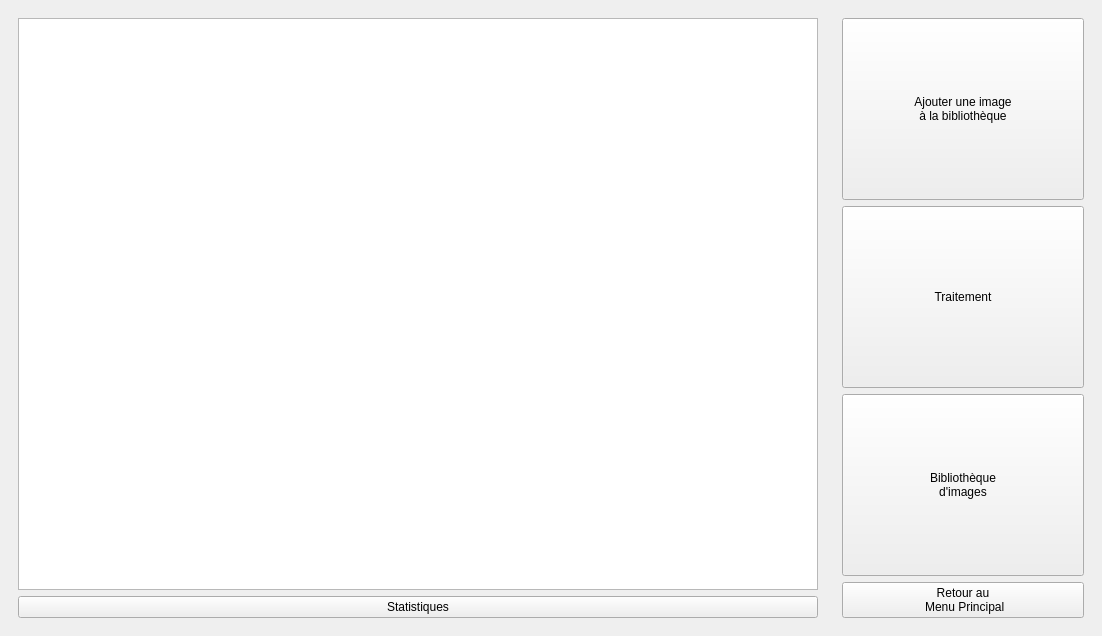
<?xml version="1.0" encoding="UTF-8"?>
<ui version="4.0">
 <class>Bibliotheque</class>
 <widget class="QMainWindow" name="Bibliotheque">
  <property name="geometry">
   <rect>
    <x>0</x>
    <y>0</y>
    <width>1102</width>
    <height>636</height>
   </rect>
  </property>
  <property name="windowTitle">
   <string>Bibliotheque</string>
  </property>
  <property name="windowIcon">
   <iconset>
    <normaloff>UniversImple.png</normaloff>UniversImple.png</iconset>
  </property>
  <widget class="QWidget" name="centralwidget">
   <layout class="QHBoxLayout" name="horizontalLayout">
    <item>
     <widget class="QStackedWidget" name="SWIMGBIB">
      <property name="currentIndex">
       <number>2</number>
      </property>
      <widget class="QWidget" name="LBLIMG">
       <layout class="QVBoxLayout" name="verticalLayout_3">
        <item>
         <widget class="QLabel" name="LBLimg">
          <property name="minimumSize">
           <size>
            <width>1</width>
            <height>1</height>
           </size>
          </property>
          <property name="sizeIncrement">
           <size>
            <width>1</width>
            <height>1</height>
           </size>
          </property>
          <property name="baseSize">
           <size>
            <width>1</width>
            <height>1</height>
           </size>
          </property>
          <property name="font">
           <font>
            <pointsize>11</pointsize>
           </font>
          </property>
          <property name="layoutDirection">
           <enum>Qt::LeftToRight</enum>
          </property>
          <property name="autoFillBackground">
           <bool>true</bool>
          </property>
          <property name="text">
           <string/>
          </property>
          <property name="scaledContents">
           <bool>false</bool>
          </property>
          <property name="alignment">
           <set>Qt::AlignCenter</set>
          </property>
          <property name="wordWrap">
           <bool>true</bool>
          </property>
         </widget>
        </item>
       </layout>
      </widget>
      <widget class="QWidget" name="LBLBIB">
       <layout class="QGridLayout" name="gridLayout_4">
        <item row="0" column="0">
         <widget class="QListWidget" name="LBLbib"/>
        </item>
       </layout>
      </widget>
      <widget class="QWidget" name="LBLTAB">
       <layout class="QVBoxLayout" name="verticalLayout_4">
        <item>
         <widget class="QTableWidget" name="LBLtab">
          <property name="minimumSize">
           <size>
            <width>1</width>
            <height>1</height>
           </size>
          </property>
         </widget>
        </item>
        <item>
         <widget class="QPushButton" name="STAT">
          <property name="text">
           <string>Statistiques</string>
          </property>
         </widget>
        </item>
       </layout>
      </widget>
     </widget>
    </item>
    <item>
     <widget class="QStackedWidget" name="SWBIB">
      <property name="enabled">
       <bool>true</bool>
      </property>
      <property name="minimumSize">
       <size>
        <width>260</width>
        <height>0</height>
       </size>
      </property>
      <property name="maximumSize">
       <size>
        <width>260</width>
        <height>1000</height>
       </size>
      </property>
      <property name="currentIndex">
       <number>0</number>
      </property>
      <widget class="QWidget" name="BIB">
       <layout class="QGridLayout" name="gridLayout_2">
        <item row="0" column="0">
         <layout class="QGridLayout" name="Choix_BIB">
          <property name="topMargin">
           <number>0</number>
          </property>
          <property name="spacing">
           <number>6</number>
          </property>
          <item row="2" column="0">
           <widget class="QPushButton" name="BDD">
            <property name="minimumSize">
             <size>
              <width>1</width>
              <height>1</height>
             </size>
            </property>
            <property name="maximumSize">
             <size>
              <width>16777215</width>
              <height>1000</height>
             </size>
            </property>
            <property name="text">
             <string>Bibliothèque
d'images</string>
            </property>
           </widget>
          </item>
          <item row="0" column="0">
           <widget class="QPushButton" name="ADD">
            <property name="minimumSize">
             <size>
              <width>1</width>
              <height>1</height>
             </size>
            </property>
            <property name="maximumSize">
             <size>
              <width>16777215</width>
              <height>1000</height>
             </size>
            </property>
            <property name="text">
             <string>Ajouter une image
à la bibliothèque</string>
            </property>
           </widget>
          </item>
          <item row="1" column="0">
           <widget class="QPushButton" name="TTT">
            <property name="maximumSize">
             <size>
              <width>16777215</width>
              <height>1000</height>
             </size>
            </property>
            <property name="text">
             <string>Traitement</string>
            </property>
           </widget>
          </item>
         </layout>
        </item>
        <item row="2" column="0">
         <widget class="QPushButton" name="Retour_2">
          <property name="text">
           <string>Retour au 
 Menu Principal</string>
          </property>
         </widget>
        </item>
       </layout>
      </widget>
      <widget class="QWidget" name="ADDBIB">
       <layout class="QVBoxLayout" name="verticalLayout_2">
        <item>
         <widget class="QGroupBox" name="groupBox">
          <property name="title">
           <string/>
          </property>
          <layout class="QVBoxLayout" name="verticalLayout_7">
           <item>
            <widget class="QLabel" name="NOMIMG">
             <property name="text">
              <string>Nom de l'image :</string>
             </property>
            </widget>
           </item>
           <item>
            <widget class="QLineEdit" name="EDITNOM"/>
           </item>
          </layout>
         </widget>
        </item>
        <item>
         <widget class="QGroupBox" name="groupBox_2">
          <property name="title">
           <string/>
          </property>
          <layout class="QVBoxLayout" name="verticalLayout_8">
           <item>
            <widget class="QLabel" name="PRIXIMG">
             <property name="text">
              <string>Prix :</string>
             </property>
            </widget>
           </item>
           <item>
            <widget class="QLineEdit" name="EDITPRIX"/>
           </item>
          </layout>
         </widget>
        </item>
        <item>
         <widget class="QGroupBox" name="groupBox_3">
          <property name="title">
           <string/>
          </property>
          <layout class="QVBoxLayout" name="verticalLayout_9">
           <item>
            <widget class="QLabel" name="CONTIMG">
             <property name="text">
              <string>Contenu :</string>
             </property>
            </widget>
           </item>
           <item>
            <widget class="QLineEdit" name="EDITCONT"/>
           </item>
          </layout>
         </widget>
        </item>
        <item>
         <widget class="QGroupBox" name="groupBox_4">
          <property name="title">
           <string/>
          </property>
          <layout class="QVBoxLayout" name="verticalLayout_10">
           <item>
            <widget class="QLabel" name="ACCRIMG">
             <property name="text">
              <string>Numéro d'accréditation :</string>
             </property>
            </widget>
           </item>
           <item>
            <layout class="QHBoxLayout" name="horizontalLayout_2">
             <item>
              <widget class="QRadioButton" name="AC0">
               <property name="maximumSize">
                <size>
                 <width>35</width>
                 <height>16777215</height>
                </size>
               </property>
               <property name="text">
                <string>N</string>
               </property>
              </widget>
             </item>
             <item>
              <widget class="QRadioButton" name="AC1">
               <property name="maximumSize">
                <size>
                 <width>35</width>
                 <height>16777215</height>
                </size>
               </property>
               <property name="text">
                <string>A</string>
               </property>
               <property name="checked">
                <bool>true</bool>
               </property>
              </widget>
             </item>
            </layout>
           </item>
          </layout>
         </widget>
        </item>
        <item>
         <widget class="QGroupBox" name="groupBox_5">
          <property name="title">
           <string/>
          </property>
          <layout class="QVBoxLayout" name="verticalLayout_11">
           <item>
            <widget class="QLabel" name="SOURCEIMG">
             <property name="text">
              <string>Source :</string>
             </property>
            </widget>
           </item>
           <item>
            <widget class="QLineEdit" name="EDITSOURCE"/>
           </item>
          </layout>
         </widget>
        </item>
        <item>
         <widget class="QPushButton" name="VALID">
          <property name="text">
           <string>Valider</string>
          </property>
         </widget>
        </item>
        <item>
         <widget class="QPushButton" name="ANL">
          <property name="text">
           <string>Annuler</string>
          </property>
         </widget>
        </item>
       </layout>
      </widget>
      <widget class="QWidget" name="BDDBIB">
       <layout class="QGridLayout" name="gridLayout_3">
        <item row="1" column="0">
         <widget class="QPushButton" name="ANL_2">
          <property name="text">
           <string>Valider</string>
          </property>
         </widget>
        </item>
        <item row="0" column="0">
         <layout class="QGridLayout" name="Choix_IMG">
          <property name="topMargin">
           <number>0</number>
          </property>
          <property name="spacing">
           <number>6</number>
          </property>
          <item row="0" column="0">
           <widget class="QGroupBox" name="groupBox_11">
            <property name="title">
             <string/>
            </property>
            <layout class="QVBoxLayout" name="verticalLayout_17">
             <item>
              <widget class="QPushButton" name="MODIFSUPPB">
               <property name="minimumSize">
                <size>
                 <width>1</width>
                 <height>1</height>
                </size>
               </property>
               <property name="maximumSize">
                <size>
                 <width>16777215</width>
                 <height>1000</height>
                </size>
               </property>
               <property name="text">
                <string>Modification
et/ou
Suppression</string>
               </property>
              </widget>
             </item>
             <item>
              <widget class="QPushButton" name="BDD_3">
               <property name="minimumSize">
                <size>
                 <width>1</width>
                 <height>1</height>
                </size>
               </property>
               <property name="maximumSize">
                <size>
                 <width>16777215</width>
                 <height>1000</height>
                </size>
               </property>
               <property name="text">
                <string>Visualiser la
bibliothèque</string>
               </property>
              </widget>
             </item>
            </layout>
           </widget>
          </item>
         </layout>
        </item>
       </layout>
      </widget>
      <widget class="QWidget" name="BIBMODIF">
       <layout class="QVBoxLayout" name="verticalLayout">
        <item>
         <layout class="QGridLayout" name="gridLayout">
          <item row="1" column="0" rowspan="2">
           <widget class="QGroupBox" name="groupBox_8">
            <property name="maximumSize">
             <size>
              <width>16777215</width>
              <height>1000</height>
             </size>
            </property>
            <property name="title">
             <string/>
            </property>
            <layout class="QVBoxLayout" name="verticalLayout_14">
             <item>
              <widget class="QGroupBox" name="groupBox_9">
               <property name="title">
                <string/>
               </property>
               <layout class="QVBoxLayout" name="verticalLayout_15">
                <item>
                 <widget class="QLabel" name="TXTLBL">
                  <property name="maximumSize">
                   <size>
                    <width>16777215</width>
                    <height>600</height>
                   </size>
                  </property>
                  <property name="text">
                   <string>&lt;!DOCTYPE HTML PUBLIC &quot;-//W3C//DTD HTML 4.0//EN&quot; &quot;http://www.w3.org/TR/REC-html40/strict.dtd&quot;&gt;
&lt;html&gt;&lt;head&gt;&lt;meta name=&quot;qrichtext&quot; content=&quot;1&quot; /&gt;&lt;meta charset=&quot;utf-8&quot; /&gt;&lt;style type=&quot;text/css&quot;&gt;
p, li { white-space: pre-wrap; }
hr { height: 1px; border-width: 0; }
li.unchecked::marker { content: &quot;\2610&quot;; }
li.checked::marker { content: &quot;\2612&quot;; }
&lt;/style&gt;&lt;/head&gt;&lt;body style=&quot; font-family:'Ubuntu'; font-size:11pt; font-weight:400; font-style:normal;&quot;&gt;
&lt;p align=&quot;center&quot; style=&quot; margin-top:12px; margin-bottom:12px; margin-left:0px; margin-right:0px; -qt-block-indent:0; text-indent:0px;&quot;&gt;Modifier une image&lt;/p&gt;&lt;/body&gt;&lt;/html&gt;</string>
                  </property>
                 </widget>
                </item>
                <item>
                 <widget class="QLineEdit" name="NOMMODIF"/>
                </item>
               </layout>
              </widget>
             </item>
             <item>
              <widget class="QLabel" name="ModifCarc">
               <property name="text">
                <string>&lt;html&gt;&lt;head/&gt;&lt;body&gt;&lt;p align=&quot;center&quot;&gt;Modification d'une&lt;/p&gt;&lt;p align=&quot;center&quot;&gt;caractéristique :&lt;/p&gt;&lt;/body&gt;&lt;/html&gt;</string>
               </property>
              </widget>
             </item>
             <item>
              <widget class="QRadioButton" name="COUTMODIF">
               <property name="text">
                <string>Cout</string>
               </property>
              </widget>
             </item>
             <item>
              <widget class="QLabel" name="label">
               <property name="text">
                <string>Accréditation :</string>
               </property>
              </widget>
             </item>
             <item>
              <layout class="QHBoxLayout" name="horizontalLayout_3">
               <item>
                <widget class="QRadioButton" name="A0">
                 <property name="maximumSize">
                  <size>
                   <width>35</width>
                   <height>16777215</height>
                  </size>
                 </property>
                 <property name="text">
                  <string>N</string>
                 </property>
                </widget>
               </item>
               <item>
                <widget class="QRadioButton" name="A1">
                 <property name="maximumSize">
                  <size>
                   <width>35</width>
                   <height>16777215</height>
                  </size>
                 </property>
                 <property name="text">
                  <string>A</string>
                 </property>
                 <property name="checked">
                  <bool>true</bool>
                 </property>
                </widget>
               </item>
              </layout>
             </item>
             <item>
              <widget class="QRadioButton" name="SOURCEMODIF">
               <property name="text">
                <string>Source</string>
               </property>
              </widget>
             </item>
             <item>
              <widget class="QRadioButton" name="CONTMODIF">
               <property name="text">
                <string>Contenu</string>
               </property>
              </widget>
             </item>
             <item>
              <widget class="QLineEdit" name="TXTMODIF"/>
             </item>
             <item>
              <widget class="QPushButton" name="MODIFBUTTON">
               <property name="text">
                <string>Modifier</string>
               </property>
              </widget>
             </item>
            </layout>
           </widget>
          </item>
         </layout>
        </item>
        <item>
         <widget class="QGroupBox" name="groupBox_10">
          <property name="maximumSize">
           <size>
            <width>16777215</width>
            <height>1000</height>
           </size>
          </property>
          <property name="title">
           <string/>
          </property>
          <layout class="QVBoxLayout" name="verticalLayout_16">
           <item>
            <widget class="QLabel" name="NomSupp">
             <property name="text">
              <string>&lt;html&gt;&lt;head/&gt;&lt;body&gt;&lt;p align=&quot;center&quot;&gt;Supprimer une image&lt;/p&gt;&lt;/body&gt;&lt;/html&gt;</string>
             </property>
            </widget>
           </item>
           <item>
            <widget class="QLineEdit" name="NOMSUPP"/>
           </item>
          </layout>
         </widget>
        </item>
        <item>
         <widget class="QPushButton" name="SUPPIMG">
          <property name="text">
           <string>Supprimer</string>
          </property>
         </widget>
        </item>
        <item>
         <widget class="QPushButton" name="RETOURMODIF">
          <property name="text">
           <string>Annuler</string>
          </property>
         </widget>
        </item>
       </layout>
      </widget>
      <widget class="QWidget" name="BIBDISPLAY">
       <layout class="QVBoxLayout" name="verticalLayout_5">
        <item>
         <widget class="QPushButton" name="pushButton">
          <property name="maximumSize">
           <size>
            <width>16777215</width>
            <height>1000</height>
           </size>
          </property>
          <property name="text">
           <string>Modification de la
bibliothèque</string>
          </property>
         </widget>
        </item>
        <item>
         <widget class="QPushButton" name="PrixImg">
          <property name="text">
           <string>Prix</string>
          </property>
         </widget>
        </item>
        <item>
         <widget class="QLabel" name="label_2">
          <property name="text">
           <string>Sous liste de prix :</string>
          </property>
         </widget>
        </item>
        <item>
         <widget class="QPushButton" name="FREE">
          <property name="text">
           <string>Gratuit</string>
          </property>
         </widget>
        </item>
        <item>
         <widget class="QPushButton" name="M10">
          <property name="text">
           <string>Coût &lt; 10</string>
          </property>
         </widget>
        </item>
        <item>
         <widget class="QPushButton" name="M100">
          <property name="text">
           <string>10 &lt; Coût &lt; 100</string>
          </property>
         </widget>
        </item>
        <item>
         <widget class="QPushButton" name="P100">
          <property name="text">
           <string>Coût &gt; 100</string>
          </property>
         </widget>
        </item>
        <item>
         <widget class="QGroupBox" name="groupBox_7">
          <property name="title">
           <string/>
          </property>
          <layout class="QVBoxLayout" name="verticalLayout_13">
           <item>
            <layout class="QGridLayout" name="gridLayout_5">
             <item row="0" column="0">
              <layout class="QHBoxLayout" name="horizontalLayout_5">
               <item>
                <widget class="QLabel" name="label_3">
                 <property name="text">
                  <string>Min</string>
                 </property>
                </widget>
               </item>
               <item>
                <widget class="QLabel" name="label_5">
                 <property name="text">
                  <string>Max</string>
                 </property>
                </widget>
               </item>
              </layout>
             </item>
             <item row="1" column="0">
              <layout class="QHBoxLayout" name="horizontalLayout_4">
               <item>
                <widget class="QLineEdit" name="SLPmin"/>
               </item>
               <item>
                <widget class="QLineEdit" name="SLPmax"/>
               </item>
              </layout>
             </item>
            </layout>
           </item>
           <item>
            <widget class="QPushButton" name="SLIP">
             <property name="text">
              <string>Tri par plage de prix</string>
             </property>
            </widget>
           </item>
          </layout>
         </widget>
        </item>
        <item>
         <widget class="QGroupBox" name="groupBox_6">
          <property name="title">
           <string/>
          </property>
          <layout class="QVBoxLayout" name="verticalLayout_12">
           <item>
            <widget class="QLabel" name="label_4">
             <property name="text">
              <string>Sous liste de contenu :</string>
             </property>
            </widget>
           </item>
           <item>
            <widget class="QLineEdit" name="SLC"/>
           </item>
           <item>
            <widget class="QPushButton" name="TPC">
             <property name="text">
              <string>Tri par contenu</string>
             </property>
            </widget>
           </item>
          </layout>
         </widget>
        </item>
        <item>
         <widget class="QPushButton" name="Reset">
          <property name="text">
           <string>Réinitialiser</string>
          </property>
         </widget>
        </item>
        <item>
         <widget class="QPushButton" name="VLDBIB">
          <property name="maximumSize">
           <size>
            <width>16777215</width>
            <height>1000</height>
           </size>
          </property>
          <property name="text">
           <string>Ouvrir une image</string>
          </property>
         </widget>
        </item>
        <item>
         <widget class="QPushButton" name="ANLBIB">
          <property name="maximumSize">
           <size>
            <width>16777215</width>
            <height>16777215</height>
           </size>
          </property>
          <property name="text">
           <string>Annuler</string>
          </property>
         </widget>
        </item>
       </layout>
      </widget>
      <widget class="QWidget" name="STATISTIK">
       <layout class="QVBoxLayout" name="verticalLayout_6">
        <item>
         <widget class="QLabel" name="Pokemon">
          <property name="text">
           <string>TextLabel</string>
          </property>
         </widget>
        </item>
        <item>
         <widget class="QPushButton" name="RetourK">
          <property name="text">
           <string>Retour</string>
          </property>
         </widget>
        </item>
       </layout>
      </widget>
     </widget>
    </item>
   </layout>
  </widget>
 </widget>
 <resources/>
 <connections/>
</ui>
